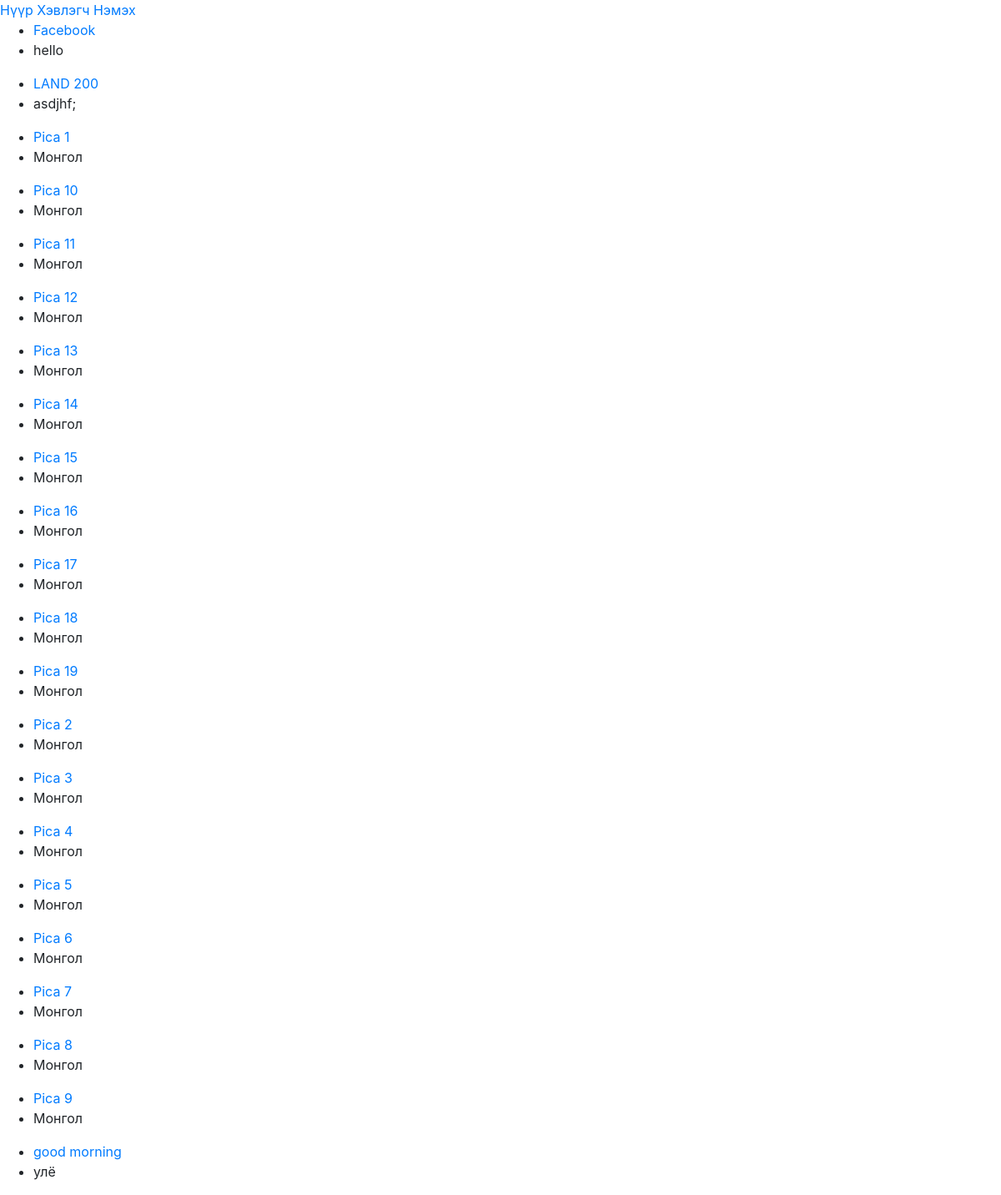
Page /publisher/ on the committed database.
### vote/models.py (models this page shows, shortened)
class Publisher(models.Model):
    name = models.CharField(max_length=30)
    slug = models.SlugField(blank=True, unique=True, allow_unicode=True)
    address = models.CharField(max_length=50)
    city = models.CharField(max_length=60)
    state_province = models.CharField(max_length=30)
    country = models.CharField(max_length=50)
    website = models.URLField()
    class Meta:
        ordering = ["-name"]
    def get_absolute_url(self):
        return f"/publisher/{self.slug}/"

### vote/views.py (the view)
# urls.py: path('publisher/', PublisherListView.as_view(), name='publisher'),
class PublisherListView(ListView):
    model = Publisher
    template_name = 'vote/publisher.html'
    context_object_name = 'objects'
    ordering = 'name'

### templates/vote/publisher.html
{% extends 'base.html' %}
{% block content %}
    {% if objects %}
        {% for pub in objects %}
            <ul>
                <li><a href="{{ pub.get_absolute_url }}">{{ pub.name }}</a></li>
                <li>{{ pub.country }}</li>
            </ul>
        {% endfor %}
    {% else %}
        <div class="display-1">nothing found</div>
    {% endif %}
{% endblock %}

### templates/base.html (shortened to what this page needs)
<!DOCTYPE html>
<html lang="en">
  <head>
    <link rel="stylesheet" href="https://maxcdn.bootstrapcdn.com/bootstrap/4.0.0/css/bootstrap.min.css">
  </head>
  <body>
  <navbar>
      <a href="{% url 'home' %}">Нүүр</a>
      <a href="{% url 'publisher' %}">Хэвлэгч</a>
      <a href="{% url 'add' %}">Нэмэх</a>
  </navbar>
{% block content %}
{% endblock %}
  </body>
</html>

### rows in the picture
Publisher: name "Facebook", country "hello"
Publisher: name "LAND 200", country "asdjhf;"
Publisher: name "Pica 1", country "Монгол"
Publisher: name "Pica 10", country "Монгол"
Publisher: name "Pica 11", country "Монгол"
Publisher: name "Pica 12", country "Монгол"
Publisher: name "Pica 13", country "Монгол"
Publisher: name "Pica 14", country "Монгол"
Publisher: name "Pica 15", country "Монгол"
Publisher: name "Pica 16", country "Монгол"
Publisher: name "Pica 17", country "Монгол"
Publisher: name "Pica 18", country "Монгол"
Publisher: name "Pica 19", country "Монгол"
Publisher: name "Pica 2", country "Монгол"
Publisher: name "Pica 3", country "Монгол"
Publisher: name "Pica 4", country "Монгол"
Publisher: name "Pica 5", country "Монгол"
Publisher: name "Pica 6", country "Монгол"
Publisher: name "Pica 7", country "Монгол"
Publisher: name "Pica 8", country "Монгол"
Publisher: name "Pica 9", country "Монгол"
Publisher: name "good morning", country "улё"
